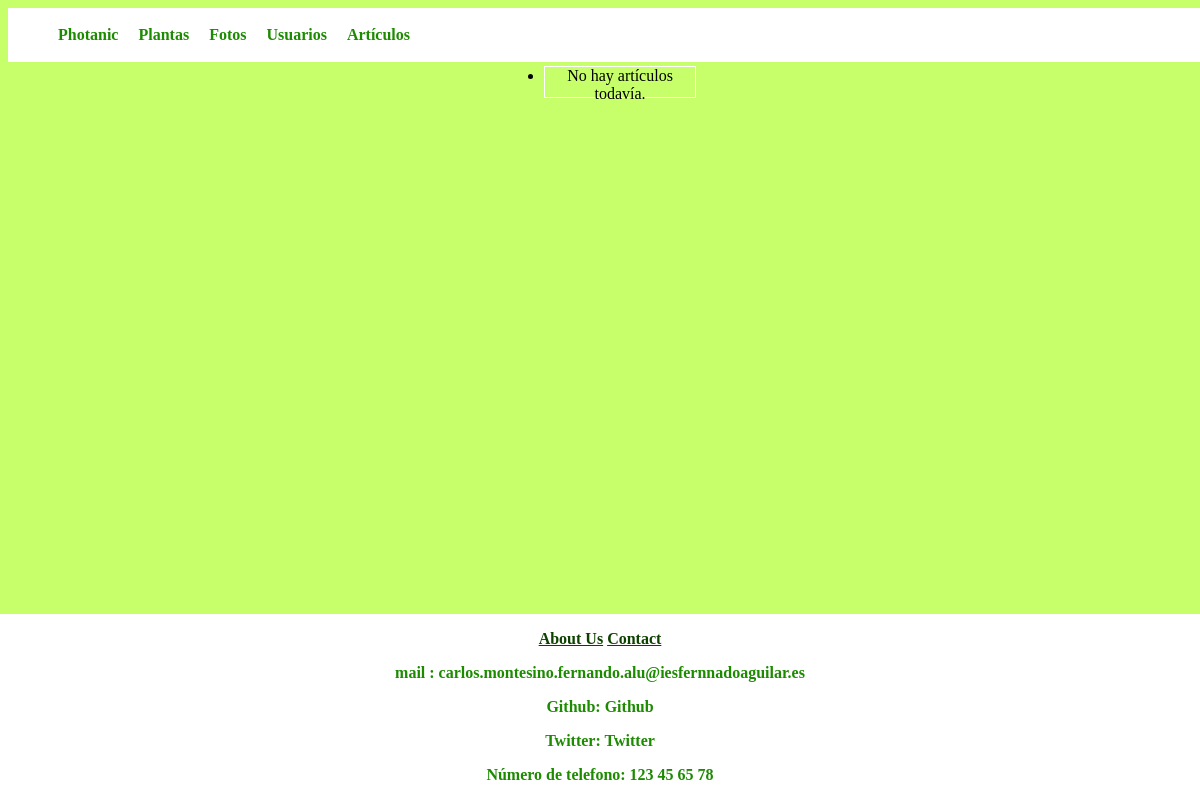
The app's page /articles/, older data.
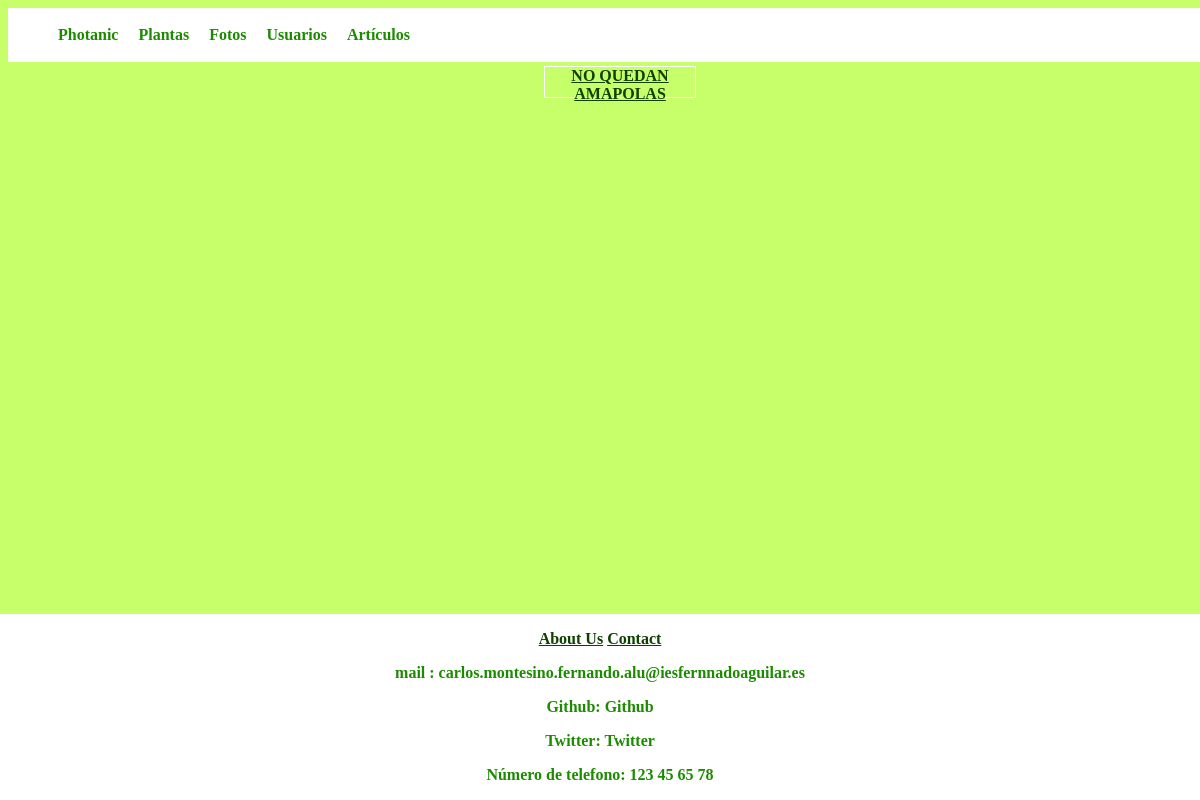
The same page, newer data.
### photanic_app/models.py (models this page shows, shortened)
class Articulo(models.Model):
    title = models.CharField(max_length=23)
    text = models.CharField(max_length=1500)
    Usu_art = models.ForeignKey(settings.AUTH_USER_MODEL, on_delete=models.CASCADE)
    plant_art = models.ForeignKey(Planta, on_delete=models.CASCADE)

### photanic_app/views.py (the view)
# urls.py: path('articles/', Lista_Articulos.as_view(), name="articles"),
class Lista_Articulos(ListView):
    model = Articulo

### photanic_app/templates/photanic_app/articulo_list.html
{% extends 'base.html' %}
{% block content %}
        <center><h1>Artículos</h1></center>
    <body style="background-color:#a1ff75;">
        <center>
        <ul>
          {% for articulo in object_list %}
          <li style=" list-style-type: none; margin: 0; padding: 0"> <a href="{{ articulo.id_art }}">{{ articulo.title }}</a>
          </li>
          {% empty %}
          <li>No hay artículos todavía.</li>
          {% endfor %}
        </ul>
        </center>
    </body>
{% endblock %}

Row changes from the older to the newer data that the page shows:
added Articulo: title "NO QUEDAN AMAPOLAS"
Text that changed along with them:
text no longer shown: "No hay artículos todavía."
